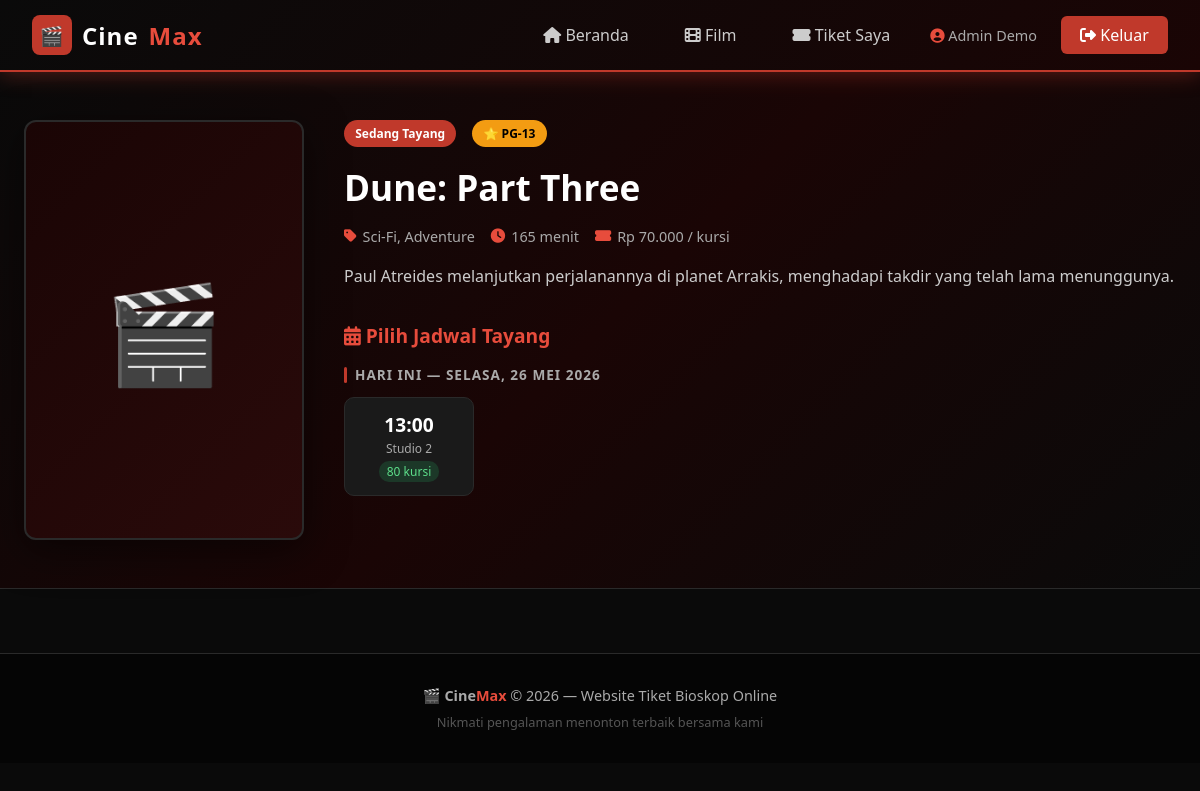
Page /user/film-detail.php?id=2 (signed in) on the committed database.
### tables this page shows
CREATE TABLE IF NOT EXISTS films (
    id INT AUTO_INCREMENT PRIMARY KEY,
    judul VARCHAR(200) NOT NULL,
    genre VARCHAR(100),
    durasi INT,
    rating VARCHAR(10),
    sinopsis TEXT,
    poster VARCHAR(255),
    harga DECIMAL(10,2) DEFAULT 50000,
    status ENUM('tayang','akan_tayang','selesai') DEFAULT 'tayang',
    created_at TIMESTAMP DEFAULT CURRENT_TIMESTAMP
);

CREATE TABLE IF NOT EXISTS jadwal (
    id INT AUTO_INCREMENT PRIMARY KEY,
    film_id INT,
    studio_id INT,
    tanggal DATE,
    jam_tayang TIME,
    FOREIGN KEY (film_id) REFERENCES films(id),
    FOREIGN KEY (studio_id) REFERENCES studio(id)
);

CREATE TABLE IF NOT EXISTS studio (
    id INT AUTO_INCREMENT PRIMARY KEY,
    nama VARCHAR(50) NOT NULL,
    kapasitas INT DEFAULT 100
);

### user/film-detail.php (the view, shortened to what this page needs)
<?php
require_once '../config/database.php';
$film_id = intval($_GET['id'] ?? 0);
$stmt = $conn->prepare("SELECT * FROM films WHERE id = ?");
$stmt->bind_param("i", $film_id);
$stmt->execute();
$film = $stmt->get_result()->fetch_assoc();
$jadwal_stmt = $conn->prepare("
    SELECT j.*, s.nama as studio_nama, s.kapasitas,
           (SELECT COUNT(*) FROM kursi_terpesan kt WHERE kt.jadwal_id = j.id) as kursi_terisi
    FROM jadwal j
    JOIN studio s ON j.studio_id = s.id
    WHERE j.film_id = ? AND j.tanggal >= CURDATE()
    ORDER BY j.tanggal, j.jam_tayang
");
$jadwal_stmt->bind_param("i", $film_id);
$jadwal_stmt->execute();
$jadwals = $jadwal_stmt->get_result();
$jadwal_by_date = [];
while ($j = $jadwals->fetch_assoc()) {
    $jadwal_by_date[$j['tanggal']][] = $j;
}
include '../includes/header.php';
?>
<div class="film-detail-hero">
    <div class="container">
        <div class="film-detail-layout">
            <div class="film-poster-big">
                <?php
                $poster_path = '../assets/uploads/posters/' . ($film['poster'] ?? '');
                if (!empty($film['poster']) && file_exists($poster_path)): ?>
                <img src="<?= htmlspecialchars($poster_path) ?>" alt="<?= htmlspecialchars($film['judul']) ?>">
                <?php else: ?>🎬<?php endif; ?>
            </div>
            <div>
                <div class="d-flex align-center gap-2 mb-2">
                    <span class="badge badge-primary"><?= $film['status'] === 'tayang' ? 'Sedang Tayang' : 'Akan Tayang' ?></span>
                    <span class="badge badge-gold">⭐ <?= htmlspecialchars($film['rating']) ?></span>
                </div>
                <h1 class="film-detail-title"><?= htmlspecialchars($film['judul']) ?></h1>
                <div class="film-detail-meta">
                    <div class="meta-item"><i class="fas fa-tag"></i> <?= htmlspecialchars($film['genre']) ?></div>
                    <div class="meta-item"><i class="fas fa-clock"></i> <?= $film['durasi'] ?> menit</div>
                    <div class="meta-item"><i class="fas fa-ticket-alt"></i> Rp <?= number_format($film['harga'], 0, ',', '.') ?> / kursi</div>
                </div>
                <p class="film-sinopsis-full"><?= htmlspecialchars($film['sinopsis']) ?></p>
                <div class="jadwal-section">
                    <h3 style="font-size:1.2rem; margin-bottom:1rem; color:var(--primary-light)">
                        <i class="fas fa-calendar-alt"></i> Pilih Jadwal Tayang
                    </h3>
                    <?php if (empty($jadwal_by_date)): ?>
                    <div class="alert alert-info">
                        <i class="fas fa-info-circle"></i> Belum ada jadwal tayang tersedia.
                    </div>
                    <?php else: ?>
                    <?php foreach ($jadwal_by_date as $tanggal => $jadwals_hari): ?>
                    <div class="jadwal-date-group">
                        <div class="jadwal-date-label">
                            <?php
                            $dt       = new DateTime($tanggal);
                            $today    = new DateTime('today');
                            $tomorrow = new DateTime('tomorrow');
                            if ($dt == $today) echo 'Hari Ini — ';
                            elseif ($dt == $tomorrow) echo 'Besok — ';
                            $hari  = ['Minggu','Senin','Selasa','Rabu','Kamis','Jumat','Sabtu'];
                            $bulan = ['','Januari','Februari','Maret','April','Mei','Juni','Juli','Agustus','September','Oktober','November','Desember'];
                            echo $hari[$dt->format('w')] . ', ' . $dt->format('j') . ' ' . $bulan[(int)$dt->format('n')] . ' ' . $dt->format('Y');
                            ?>
                        </div>
                        <div class="jadwal-grid">
                            <?php foreach ($jadwals_hari as $j):
                                $sisa = $j['kapasitas'] - $j['kursi_terisi'];
                                $full = $sisa <= 0;
                                $low  = $sisa <= 10 && $sisa > 0;
                            ?>
                            <a href="<?= $full ? '#' : 'seat-selection.php?jadwal_id='.$j['id'] ?>"
                               class="jadwal-btn <?= $full ? 'full' : '' ?>">
                                <div class="time"><?= substr($j['jam_tayang'], 0, 5) ?></div>
                                <div class="studio"><?= htmlspecialchars($j['studio_nama']) ?></div>
                                <span class="seats <?= $full ? 'seats-full' : ($low ? 'seats-low' : 'seats-ok') ?>">
                                    <?= $full ? 'Penuh' : ($low ? "$sisa kursi tersisa" : "$sisa kursi") ?>
                                </span>
                            </a>
                            <?php endforeach; ?>
                        </div>
                    </div>
                    <?php endforeach; ?>
                    <?php endif; ?>
                </div>
            </div>
        </div>
    </div>
</div>
<?php include '../includes/footer.php'; ?>

### assets/css/style.css (style rules this page uses)
:root { --primary: #c0392b; --primary-dark: #922b21; --primary-light: #e74c3c; --bg-dark: #0a0a0a; --bg-card: #141414; --bg-card2: #1a1a1a; --bg-input: #1e1e1e; --text-white: #ffffff; --text-gray: #aaaaaa; --text-light: #cccccc; --border: #2a2a2a; --border-red: #c0392b; --gold: #f39c12; --success: #27ae60; --shadow: 0 4px 20px rgba(192, 57, 43, 0.3); }
* { margin: 0; padding: 0; box-sizing: border-box; }
body { font-family: 'Segoe UI', Tahoma, Geneva, Verdana, sans-serif; background-color: var(--bg-dark); color: var(--text-white); min-height: 100vh; }
a { text-decoration: none; color: inherit; }
.badge { display: inline-block; padding: 0.3rem 0.7rem; border-radius: 20px; font-size: 0.75rem; font-weight: 600; }
.badge-primary { background: var(--primary); color: white; }
.badge-gold { background: var(--gold); color: #000; }
.container { max-width: 1400px; margin: 0 auto; padding: 0 1.5rem; }
.d-flex { display: flex; }
.align-center { align-items: center; }
.gap-2 { gap: 1rem; }
.mb-2 { margin-bottom: 1rem; }

### user/film-detail.php (style rules this page uses)
.film-detail-hero { background: linear-gradient(135deg, #0a0a0a 0%, #1a0505 50%, #0a0a0a 100%); padding: 3rem 0; border-bottom: 1px solid var(--border); }
.film-detail-layout { display: grid; grid-template-columns: 280px 1fr; gap: 2.5rem; align-items: start; }
.film-poster-big { width: 100%; aspect-ratio: 2/3; background: linear-gradient(135deg, #1a0505, #2a0a0a); border-radius: 12px; display: flex; align-items: center; justify-content: center; font-size: 6rem; border: 2px solid var(--border); box-shadow: 0 10px 40px rgba(0,0,0,0.5); overflow: hidden; }
.film-detail-title { font-size: 2.2rem; font-weight: 900; margin-bottom: 0.5rem; }
.film-detail-meta { display: flex; flex-wrap: wrap; gap: 1rem; margin: 1rem 0; }
.meta-item { display: flex; align-items: center; gap: 6px; font-size: 0.9rem; color: var(--text-gray); }
.meta-item i { color: var(--primary-light); }
.film-sinopsis-full { color: var(--text-light); line-height: 1.8; margin: 1rem 0; }
.jadwal-section { margin-top: 2rem; }
.jadwal-date-group { margin-bottom: 1.5rem; }
.jadwal-date-label { font-size: 0.85rem; color: var(--text-gray); font-weight: 600; text-transform: uppercase; letter-spacing: 1px; margin-bottom: 0.8rem; display: flex; align-items: center; gap: 8px; }
.jadwal-date-label::before { content: ''; width: 3px; height: 16px; background: var(--primary); border-radius: 2px; }
.jadwal-grid { display: flex; flex-wrap: wrap; gap: 0.8rem; }
.jadwal-btn { background: var(--bg-card2); border: 1px solid var(--border); border-radius: 10px; padding: 0.8rem 1.2rem; cursor: pointer; transition: all 0.3s; text-align: center; min-width: 130px; text-decoration: none; display: block; }
.jadwal-btn .time { font-size: 1.2rem; font-weight: 800; color: var(--text-white); }
.jadwal-btn .studio { font-size: 0.75rem; color: var(--text-gray); margin-top: 2px; }
.jadwal-btn .seats { font-size: 0.75rem; margin-top: 4px; padding: 2px 8px; border-radius: 10px; display: inline-block; }
.seats-ok { background: rgba(39,174,96,0.2); color: #5dde8a; }

### rows in the picture
films: rating "PG-13", judul "Dune: Part Three", genre "Sci-Fi, Adventure", durasi "165", harga "70.000", sinopsis "Paul Atreides melanjutkan perjalanannya di planet Arrakis, menghadapi takdir yang telah lama menunggunya."
jadwal: jam_tayang "13:00", studio.nama "Studio 2", studio.kapasitas "80"

### other values in the picture
$_SESSION['user_nama'] "Admin Demo"
$hari[$dt->format('w')] "SELASA"
$dt->format('j') "26"
$bulan[(int)$dt->format('n')] "MEI"
$dt->format('Y') "2026"
